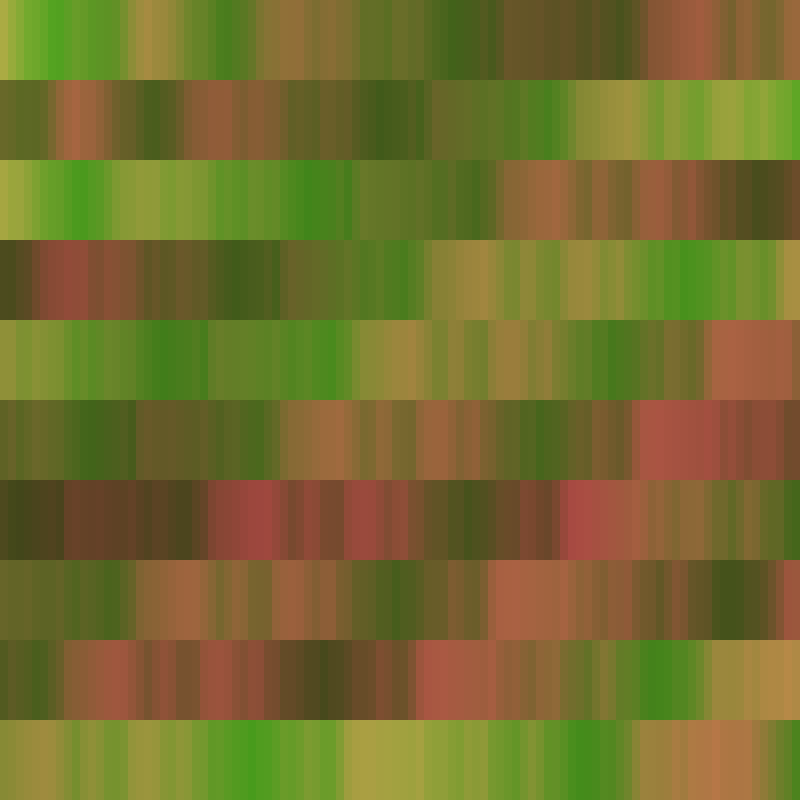
Frame 1 (no input)
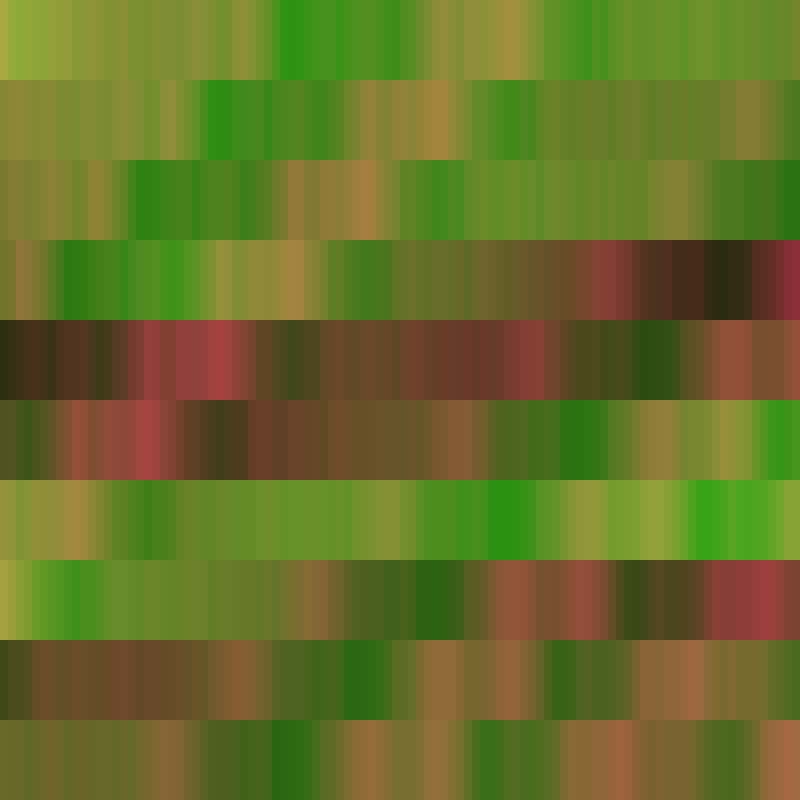
Frame 60 (no input)
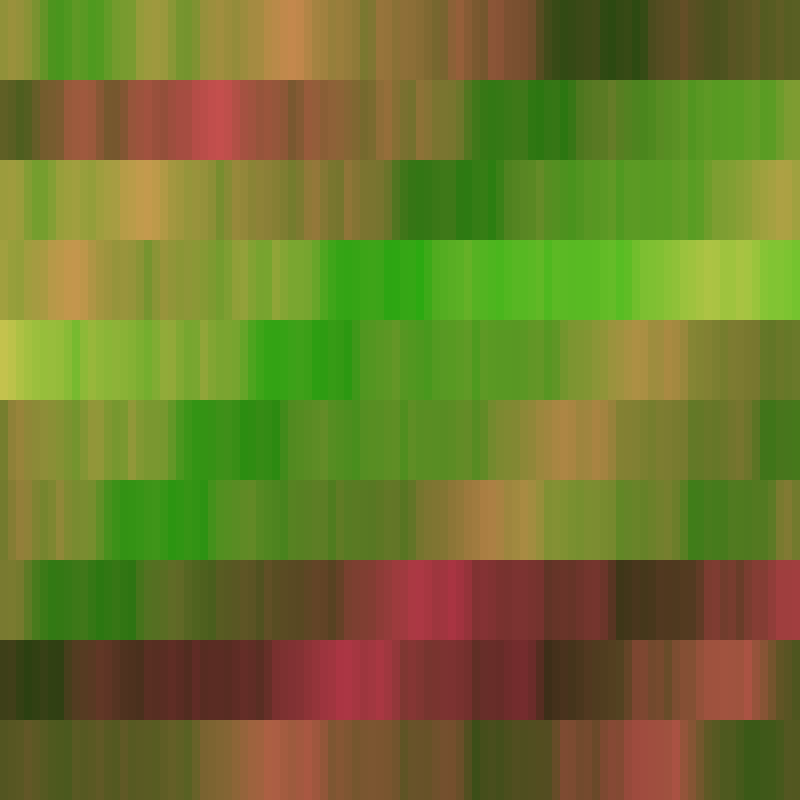
Frame 120 (the mouse pressed at the canvas centre since frame 60)

The p5.js sketch that drew these frames (run headless with seeded random() and noise() and a simulated clock; from frame 60 on, the mouse is pressed at the canvas centre):

// p5.js sketch
// ── sketch.js

let i = 0 


function setup(){

  createCanvas(800,800);
  noStroke()

}
function draw(){

  let numCol = 100
  let numRow = 10
  let stepX = width / numCol // height of box 
  let stepY = height / numRow // width of box 
   
  background(255)

  for (var col = 0; col < numRow; col++){
    for (var row = 0; row < numCol; row++){
     //fill(col/numCol*255,row/numRow*255,mouseX/width*255)
     let r = noise(row/numRow+i)*255
     let b = noise(row/numRow+i)*100
     let g = noise(col/numCol+i)*255
     fill(r,g,b)
     
     rect(row*stepX,col*stepY,stepX,stepY) 

    i += 0.01;
 
    
    }
  }

}
